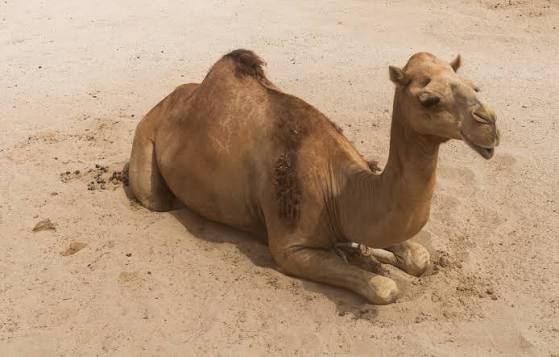
#> input picture imagenes/camello 0091.jpg, 559 x 357 px
$ python p9-bordes-0091.py
#> lines starting #> are read from the running program, lines starting #| are printed output that depends on the picture; after the words box and inside, x2 and y2 are one past the last pixel; in counts of white or black regions, pixels touching at a corner belong together
import cv2
import os
import numpy as np

# ==============================================================================
# EJEMPLO 2 — Detección de contornos
# Camello
# Ian Gutierrez NC 0091
# ==============================================================================

# Carpeta donde está el código
carpeta_codigo = os.path.dirname(os.path.abspath(__file__))

# Ruta de la imagen
ruta_imagen = os.path.join(
    carpeta_codigo,
    "..",
    "imagenes",
    "camello 0091.jpg"
)

# Carpeta de resultados
carpeta_resultados = os.path.join(
    carpeta_codigo,
    "..",
    "resultados2"
)

os.makedirs(carpeta_resultados, exist_ok=True)

# Cargar imagen
imagen = cv2.imread(ruta_imagen)
#> imagen is the input picture: shape (357, 559, 3); mean B, G, R 125.6, 152.6, 181.5

# Comprobar imagen
if imagen is None:
    print("ERROR: No se encontró la imagen")
    print(ruta_imagen)
    input("Presiona ENTER para cerrar...")
    exit()

# Convertir a escala de grises
gris = cv2.cvtColor(imagen, cv2.COLOR_BGR2GRAY)
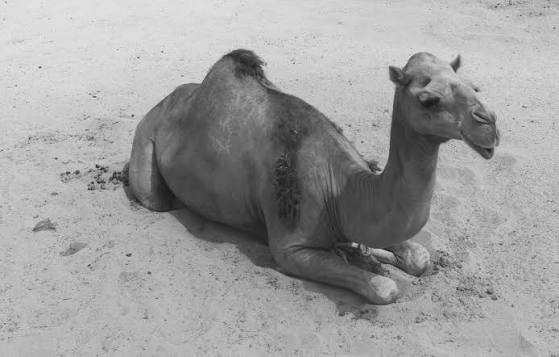
#> gris: shape (357, 559); min 22, max 236, mean 158.2

# Crear imagen binaria
_, binaria = cv2.threshold(
    gris,
    127,
    255,
    cv2.THRESH_BINARY
)
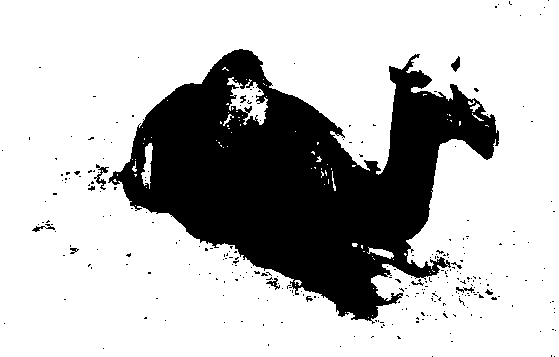
#> binaria: shape (357, 559); 73.7% white; 281 black regions (268 under 20 px), largest, box (x1, y1, x2, y2) and area: (108, 49, 499, 324) 51132, (94, 164, 109, 190) 122, (451, 56, 460, 72) 80

# Detectar bordes
bordes = cv2.Canny(
    gris,
    100,
    200
)
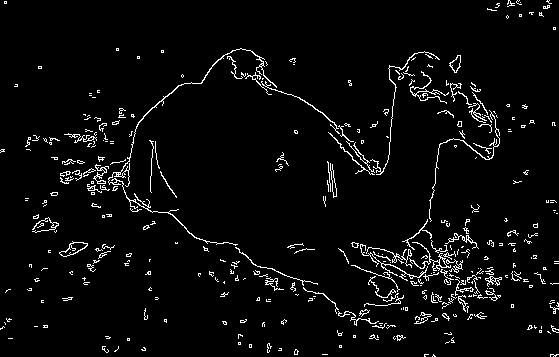
#> bordes: shape (357, 559); 4% white in thin lines or dots

# Copiar imagen original
resultado = imagen.copy()

# Obtener puntos de los bordes
puntos = np.argwhere(bordes > 0)
#> puntos = 7970 pairs, first value 0 to 356, second value 0 to 558

# Dibujar puntitos verdes
for punto in puntos[::5]:
    y, x = punto

    cv2.circle(
        resultado,
        (x, y),
        2,
        (0, 255, 0),
        -1
    )
#> this loop made 1594 passes
#> (y, x) on passes 1 to 3: (0, 508), (0, 549), (1, 510)
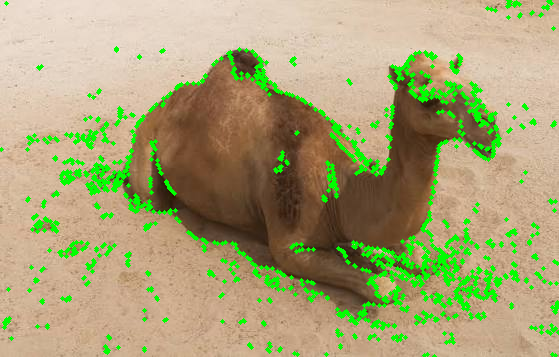
#> resultado: shape (357, 559, 3); 8.15% of pixels changed, all inside (x1, y1, x2, y2) = (0, 0, 559, 357)

# ==============================================================================
# GUARDAR LAS 3 IMÁGENES
# ==============================================================================

cv2.imwrite(
    os.path.join(
        carpeta_resultados,
        "camello_original_0091.jpg"
    ),
    imagen
)

cv2.imwrite(
    os.path.join(
        carpeta_resultados,
        "camello_binaria_0091.jpg"
    ),
    binaria
)

cv2.imwrite(
    os.path.join(
        carpeta_resultados,
        "camello_contornos_destacados_0091.jpg"
    ),
    resultado
)

# ==============================================================================
# MOSTRAR LAS 3 IMÁGENES
# ==============================================================================

cv2.imshow(
    "1 - Camello original camello 0091",
    imagen
)

cv2.imshow(
    "2 - Imagen binaria camello 0091",
    binaria
)

cv2.imshow(
    "3 - contornos destacados camello 0091",
    resultado
)

print("----------------------------------------")
print("PROCESAMIENTO TERMINADO")
print("----------------------------------------")
print("Las 3 imágenes fueron guardadas en resultados2.")

cv2.waitKey(0)
cv2.destroyAllWindows()


print("programa ralizado por Ian Gutierrez NC 0091")
